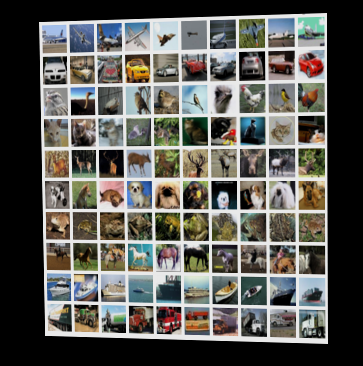
//> input picture ComputerVision/image_transform/dst_images/cifar-10.png, 363 x 366 px, given in place of the camera
$ ./colorDetect 3   (built with g++ and OpenCV 4)
//> lines starting //> are read from the running program, lines starting //| are printed output that depends on the picture; after the words box and inside, x2 and y2 are one past the last pixel; in counts of white or black regions, pixels touching at a corner belong together
/**
 *	Color Detection
 *
 * 	http://opencv-srf.blogspot.tw/2010/09/object-detection-using-color-seperation.html
 */

#include <iostream>
#include "opencv2/highgui/highgui.hpp"
#include "opencv2/imgproc/imgproc.hpp"

using namespace cv;
using namespace std;

 int main( int argc, char** argv )
 {
    VideoCapture cap( atoi( argv[1])); //capture the video from web cam

    if ( !cap.isOpened() )  // if not success, exit program
    {
         cout << "Cannot open the web cam" << endl;
         return -1;
    }

    namedWindow("Control", CV_WINDOW_AUTOSIZE); //create a window called "Control"

  int iLowH = 0;
 int iHighH = 179;

  int iLowS = 0;
 int iHighS = 255;

  int iLowV = 0;
 int iHighV = 255;

  //Create trackbars in "Control" window
 cvCreateTrackbar("LowH", "Control", &iLowH, 179); //Hue (0 - 179)
//> slider 'LowH' is set to 35
 cvCreateTrackbar("HighH", "Control", &iHighH, 179);

  cvCreateTrackbar("LowS", "Control", &iLowS, 255); //Saturation (0 - 255)
//> slider 'LowS' is set to 51
 cvCreateTrackbar("HighS", "Control", &iHighS, 255);

  cvCreateTrackbar("LowV", "Control", &iLowV, 255); //Value (0 - 255)
//> slider 'LowV' is set to 51
 cvCreateTrackbar("HighV", "Control", &iHighV, 255);

    while (true)
    {
        Mat imgOriginal;

        bool bSuccess = cap.read(imgOriginal); // read a new frame from video
//> imgOriginal is the input picture: 366 rows x 363 cols, CV_8UC3; mean B, G, R 86.7, 91.5, 92.3

         if (!bSuccess) //if not success, break loop
        {
             cout << "Cannot read a frame from video stream" << endl;
             break;
        }

    Mat imgHSV;

   cvtColor(imgOriginal, imgHSV, COLOR_BGR2HSV); //Convert the captured frame from BGR to HSV
//> imgHSV: 366 rows x 363 cols, CV_8UC3; mean H, S, V 30.8, 38.3, 98.2

  Mat imgThresholded;

   inRange(imgHSV, Scalar(iLowH, iLowS, iLowV), Scalar(iHighH, iHighS, iHighV), imgThresholded); //Threshold the image
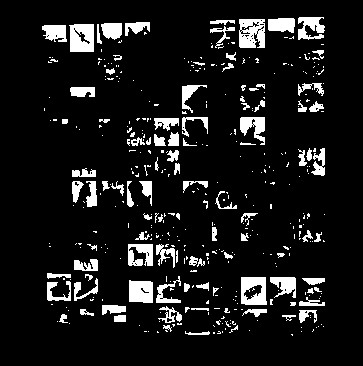
//> imgThresholded: 366 rows x 363 cols, CV_8UC1; 9.9% white; 411 white regions (313 under 20 px), largest, box (x1, y1, x2, y2) and area: (239, 19, 265, 48) 617, (69, 24, 94, 52) 614, (241, 277, 267, 305) 560

  //morphological opening (remove small objects from the foreground)
  erode(imgThresholded, imgThresholded, getStructuringElement(MORPH_ELLIPSE, Size(5, 5)) );
  dilate( imgThresholded, imgThresholded, getStructuringElement(MORPH_ELLIPSE, Size(5, 5)) );

   //morphological closing (fill small holes in the foreground)
  dilate( imgThresholded, imgThresholded, getStructuringElement(MORPH_ELLIPSE, Size(5, 5)) );
  erode(imgThresholded, imgThresholded, getStructuringElement(MORPH_ELLIPSE, Size(5, 5)) );
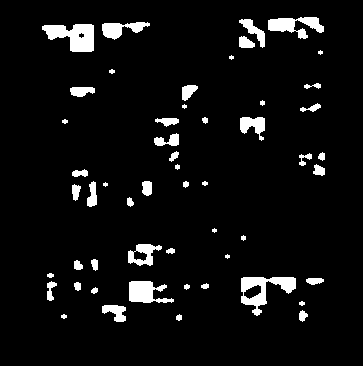
//> imgThresholded: 366 rows x 363 cols, CV_8UC1; 5.8% white; 53 white regions (6 under 20 px), largest, box (x1, y1, x2, y2) and area: (42, 24, 94, 52) 931, (241, 277, 296, 316) 896, (268, 17, 324, 39) 648

   imshow("Thresholded Image", imgThresholded); //show the thresholded image
  imshow("Original", imgOriginal); //show the original image

        if (waitKey(30) == 27) //wait for 'esc' key press for 30ms. If 'esc' key is pressed, break loop
//> the Esc key is pressed
       {
            cout << "esc key is pressed by user" << endl;
            break;
       }
    }

   return 0;

}
